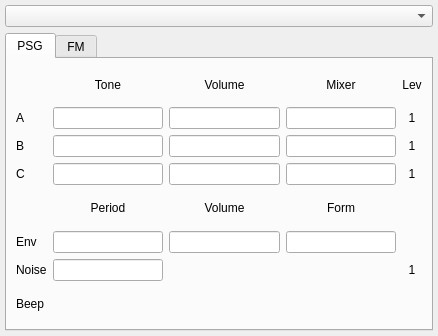
<?xml version="1.0" encoding="UTF-8"?>
<ui version="4.0">
 <class>AYWidget</class>
 <widget class="QWidget" name="AYWidget">
  <property name="geometry">
   <rect>
    <x>0</x>
    <y>0</y>
    <width>438</width>
    <height>336</height>
   </rect>
  </property>
  <property name="windowTitle">
   <string>Form</string>
  </property>
  <layout class="QVBoxLayout" name="verticalLayout">
   <property name="leftMargin">
    <number>5</number>
   </property>
   <property name="topMargin">
    <number>5</number>
   </property>
   <property name="rightMargin">
    <number>5</number>
   </property>
   <property name="bottomMargin">
    <number>5</number>
   </property>
   <item>
    <widget class="QComboBox" name="cbChipSelect"/>
   </item>
   <item>
    <widget class="QTabWidget" name="tabWidget">
     <property name="currentIndex">
      <number>0</number>
     </property>
     <widget class="QWidget" name="tab">
      <attribute name="title">
       <string>PSG</string>
      </attribute>
      <layout class="QGridLayout" name="gridLayout">
       <item row="0" column="1">
        <widget class="QLabel" name="label_25">
         <property name="text">
          <string>Tone</string>
         </property>
         <property name="alignment">
          <set>Qt::AlignCenter</set>
         </property>
        </widget>
       </item>
       <item row="0" column="2">
        <widget class="QLabel" name="label_50">
         <property name="text">
          <string>Volume</string>
         </property>
         <property name="alignment">
          <set>Qt::AlignCenter</set>
         </property>
        </widget>
       </item>
       <item row="0" column="3">
        <widget class="QLabel" name="label_51">
         <property name="text">
          <string>Mixer</string>
         </property>
         <property name="alignment">
          <set>Qt::AlignCenter</set>
         </property>
        </widget>
       </item>
       <item row="0" column="4">
        <widget class="QLabel" name="label_57">
         <property name="text">
          <string>Lev</string>
         </property>
         <property name="alignment">
          <set>Qt::AlignCenter</set>
         </property>
        </widget>
       </item>
       <item row="1" column="0">
        <widget class="QLabel" name="label_19">
         <property name="text">
          <string>A</string>
         </property>
        </widget>
       </item>
       <item row="1" column="1">
        <widget class="QLineEdit" name="leToneA">
         <property name="alignment">
          <set>Qt::AlignCenter</set>
         </property>
         <property name="readOnly">
          <bool>true</bool>
         </property>
        </widget>
       </item>
       <item row="1" column="2">
        <widget class="QLineEdit" name="leVolA">
         <property name="alignment">
          <set>Qt::AlignCenter</set>
         </property>
         <property name="readOnly">
          <bool>true</bool>
         </property>
        </widget>
       </item>
       <item row="1" column="3">
        <widget class="QLineEdit" name="leMixA">
         <property name="alignment">
          <set>Qt::AlignCenter</set>
         </property>
         <property name="readOnly">
          <bool>true</bool>
         </property>
        </widget>
       </item>
       <item row="1" column="4">
        <widget class="QLabel" name="labLevA">
         <property name="text">
          <string>1</string>
         </property>
         <property name="alignment">
          <set>Qt::AlignCenter</set>
         </property>
        </widget>
       </item>
       <item row="2" column="0">
        <widget class="QLabel" name="label_21">
         <property name="text">
          <string>B</string>
         </property>
        </widget>
       </item>
       <item row="2" column="1">
        <widget class="QLineEdit" name="leToneB">
         <property name="alignment">
          <set>Qt::AlignCenter</set>
         </property>
         <property name="readOnly">
          <bool>true</bool>
         </property>
        </widget>
       </item>
       <item row="2" column="2">
        <widget class="QLineEdit" name="leVolB">
         <property name="alignment">
          <set>Qt::AlignCenter</set>
         </property>
         <property name="readOnly">
          <bool>true</bool>
         </property>
        </widget>
       </item>
       <item row="2" column="3">
        <widget class="QLineEdit" name="leMixB">
         <property name="alignment">
          <set>Qt::AlignCenter</set>
         </property>
         <property name="readOnly">
          <bool>true</bool>
         </property>
        </widget>
       </item>
       <item row="2" column="4">
        <widget class="QLabel" name="labLevB">
         <property name="text">
          <string>1</string>
         </property>
         <property name="alignment">
          <set>Qt::AlignCenter</set>
         </property>
        </widget>
       </item>
       <item row="3" column="0">
        <widget class="QLabel" name="label_23">
         <property name="text">
          <string>C</string>
         </property>
        </widget>
       </item>
       <item row="3" column="1">
        <widget class="QLineEdit" name="leToneC">
         <property name="alignment">
          <set>Qt::AlignCenter</set>
         </property>
         <property name="readOnly">
          <bool>true</bool>
         </property>
        </widget>
       </item>
       <item row="3" column="2">
        <widget class="QLineEdit" name="leVolC">
         <property name="alignment">
          <set>Qt::AlignCenter</set>
         </property>
         <property name="readOnly">
          <bool>true</bool>
         </property>
        </widget>
       </item>
       <item row="3" column="3">
        <widget class="QLineEdit" name="leMixC">
         <property name="alignment">
          <set>Qt::AlignCenter</set>
         </property>
         <property name="readOnly">
          <bool>true</bool>
         </property>
        </widget>
       </item>
       <item row="3" column="4">
        <widget class="QLabel" name="labLevC">
         <property name="text">
          <string>1</string>
         </property>
         <property name="alignment">
          <set>Qt::AlignCenter</set>
         </property>
        </widget>
       </item>
       <item row="4" column="1">
        <widget class="QLabel" name="label_54">
         <property name="text">
          <string>Period</string>
         </property>
         <property name="alignment">
          <set>Qt::AlignCenter</set>
         </property>
        </widget>
       </item>
       <item row="4" column="2">
        <widget class="QLabel" name="label_58">
         <property name="text">
          <string>Volume</string>
         </property>
         <property name="alignment">
          <set>Qt::AlignCenter</set>
         </property>
        </widget>
       </item>
       <item row="4" column="3">
        <widget class="QLabel" name="label_56">
         <property name="text">
          <string>Form</string>
         </property>
         <property name="alignment">
          <set>Qt::AlignCenter</set>
         </property>
        </widget>
       </item>
       <item row="5" column="0">
        <widget class="QLabel" name="label_53">
         <property name="text">
          <string>Env</string>
         </property>
        </widget>
       </item>
       <item row="5" column="1">
        <widget class="QLineEdit" name="leEnvTone">
         <property name="alignment">
          <set>Qt::AlignCenter</set>
         </property>
         <property name="readOnly">
          <bool>true</bool>
         </property>
        </widget>
       </item>
       <item row="5" column="2">
        <widget class="QLineEdit" name="leVolE">
         <property name="alignment">
          <set>Qt::AlignCenter</set>
         </property>
         <property name="readOnly">
          <bool>true</bool>
         </property>
        </widget>
       </item>
       <item row="5" column="3">
        <widget class="QLineEdit" name="leEnvForm">
         <property name="alignment">
          <set>Qt::AlignCenter</set>
         </property>
         <property name="readOnly">
          <bool>true</bool>
         </property>
        </widget>
       </item>
       <item row="6" column="0">
        <widget class="QLabel" name="label_52">
         <property name="text">
          <string>Noise</string>
         </property>
        </widget>
       </item>
       <item row="6" column="1">
        <widget class="QLineEdit" name="leToneN">
         <property name="alignment">
          <set>Qt::AlignCenter</set>
         </property>
         <property name="readOnly">
          <bool>true</bool>
         </property>
        </widget>
       </item>
       <item row="6" column="4">
        <widget class="QLabel" name="labLevN">
         <property name="text">
          <string>1</string>
         </property>
         <property name="alignment">
          <set>Qt::AlignCenter</set>
         </property>
        </widget>
       </item>
       <item row="7" column="0">
        <widget class="QLabel" name="label_4">
         <property name="text">
          <string>Beep</string>
         </property>
        </widget>
       </item>
       <item row="7" column="1">
        <widget class="QLabel" name="labBeep">
         <property name="text">
          <string/>
         </property>
        </widget>
       </item>
      </layout>
     </widget>
     <widget class="QWidget" name="tab_2">
      <attribute name="title">
       <string>FM</string>
      </attribute>
      <layout class="QVBoxLayout" name="verticalLayout_2">
       <item>
        <layout class="QHBoxLayout" name="horizontalLayout">
         <item>
          <widget class="QLabel" name="label">
           <property name="text">
            <string>Channel</string>
           </property>
          </widget>
         </item>
         <item>
          <widget class="QSpinBox" name="sbChanNum">
           <property name="maximum">
            <number>2</number>
           </property>
          </widget>
         </item>
         <item>
          <widget class="QCheckBox" name="fmChanOff">
           <property name="text">
            <string>off</string>
           </property>
          </widget>
         </item>
         <item>
          <spacer name="horizontalSpacer">
           <property name="orientation">
            <enum>Qt::Horizontal</enum>
           </property>
           <property name="sizeHint" stdset="0">
            <size>
             <width>40</width>
             <height>20</height>
            </size>
           </property>
          </spacer>
         </item>
         <item>
          <widget class="QLabel" name="label_2">
           <property name="text">
            <string>Operator</string>
           </property>
          </widget>
         </item>
         <item>
          <widget class="QSpinBox" name="sbOpNum">
           <property name="maximum">
            <number>3</number>
           </property>
          </widget>
         </item>
        </layout>
       </item>
       <item>
        <layout class="QGridLayout" name="gridLayout_2" columnstretch="0,0,0,10">
         <item row="4" column="2">
          <widget class="QLabel" name="label_11">
           <property name="text">
            <string>RR</string>
           </property>
          </widget>
         </item>
         <item row="0" column="3">
          <widget class="QLineEdit" name="leFmOpStatus">
           <property name="enabled">
            <bool>true</bool>
           </property>
           <property name="readOnly">
            <bool>true</bool>
           </property>
          </widget>
         </item>
         <item row="1" column="1">
          <widget class="QLineEdit" name="leFmChanBase">
           <property name="enabled">
            <bool>true</bool>
           </property>
           <property name="readOnly">
            <bool>true</bool>
           </property>
          </widget>
         </item>
         <item row="4" column="0">
          <widget class="QLabel" name="label_15">
           <property name="text">
            <string>Out</string>
           </property>
          </widget>
         </item>
         <item row="4" column="1">
          <widget class="QLineEdit" name="leFmChanOut">
           <property name="readOnly">
            <bool>true</bool>
           </property>
          </widget>
         </item>
         <item row="3" column="1">
          <widget class="QLineEdit" name="leFmChanAlg">
           <property name="readOnly">
            <bool>true</bool>
           </property>
          </widget>
         </item>
         <item row="1" column="2">
          <widget class="QLabel" name="label_8">
           <property name="text">
            <string>Phase</string>
           </property>
          </widget>
         </item>
         <item row="0" column="2">
          <widget class="QLabel" name="label_7">
           <property name="text">
            <string>Status</string>
           </property>
          </widget>
         </item>
         <item row="5" column="2">
          <widget class="QLabel" name="label_13">
           <property name="text">
            <string>Amp</string>
           </property>
          </widget>
         </item>
         <item row="2" column="1">
          <widget class="QLineEdit" name="leFmChanStep">
           <property name="enabled">
            <bool>true</bool>
           </property>
           <property name="readOnly">
            <bool>true</bool>
           </property>
          </widget>
         </item>
         <item row="2" column="2">
          <widget class="QLabel" name="label_9">
           <property name="text">
            <string>AR</string>
           </property>
          </widget>
         </item>
         <item row="0" column="0">
          <widget class="QLabel" name="label_3">
           <property name="text">
            <string>Freq</string>
           </property>
          </widget>
         </item>
         <item row="1" column="0">
          <widget class="QLabel" name="label_5">
           <property name="text">
            <string>Base</string>
           </property>
          </widget>
         </item>
         <item row="0" column="1">
          <widget class="QLineEdit" name="leFmChanFrq">
           <property name="enabled">
            <bool>true</bool>
           </property>
           <property name="readOnly">
            <bool>true</bool>
           </property>
          </widget>
         </item>
         <item row="1" column="3">
          <widget class="QLineEdit" name="leFmOpPhase">
           <property name="enabled">
            <bool>true</bool>
           </property>
           <property name="readOnly">
            <bool>true</bool>
           </property>
          </widget>
         </item>
         <item row="2" column="0">
          <widget class="QLabel" name="label_6">
           <property name="text">
            <string>Step</string>
           </property>
          </widget>
         </item>
         <item row="2" column="3">
          <layout class="QHBoxLayout" name="horizontalLayout_2">
           <item>
            <widget class="QLineEdit" name="leFmOpAR">
             <property name="enabled">
              <bool>true</bool>
             </property>
             <property name="readOnly">
              <bool>true</bool>
             </property>
            </widget>
           </item>
           <item>
            <widget class="QLabel" name="label_12">
             <property name="text">
              <string>DR</string>
             </property>
            </widget>
           </item>
           <item>
            <widget class="QLineEdit" name="leFmOpDR">
             <property name="enabled">
              <bool>true</bool>
             </property>
             <property name="readOnly">
              <bool>true</bool>
             </property>
            </widget>
           </item>
          </layout>
         </item>
         <item row="3" column="2">
          <widget class="QLabel" name="label_10">
           <property name="text">
            <string>SR</string>
           </property>
          </widget>
         </item>
         <item row="3" column="0">
          <widget class="QLabel" name="label_16">
           <property name="text">
            <string>Alg</string>
           </property>
          </widget>
         </item>
         <item row="3" column="3">
          <layout class="QHBoxLayout" name="horizontalLayout_3">
           <item>
            <widget class="QLineEdit" name="leFmOpSR">
             <property name="enabled">
              <bool>true</bool>
             </property>
             <property name="readOnly">
              <bool>true</bool>
             </property>
            </widget>
           </item>
           <item>
            <widget class="QLabel" name="label_17">
             <property name="text">
              <string>SL</string>
             </property>
            </widget>
           </item>
           <item>
            <widget class="QLineEdit" name="leFmOpSL"/>
           </item>
          </layout>
         </item>
         <item row="4" column="3">
          <layout class="QHBoxLayout" name="horizontalLayout_4">
           <item>
            <widget class="QLineEdit" name="leFmOpRR">
             <property name="enabled">
              <bool>true</bool>
             </property>
             <property name="readOnly">
              <bool>true</bool>
             </property>
            </widget>
           </item>
           <item>
            <widget class="QLabel" name="label_18">
             <property name="text">
              <string>TL</string>
             </property>
            </widget>
           </item>
           <item>
            <widget class="QLineEdit" name="leFmOpTL">
             <property name="readOnly">
              <bool>true</bool>
             </property>
            </widget>
           </item>
          </layout>
         </item>
         <item row="5" column="3">
          <layout class="QHBoxLayout" name="horizontalLayout_5">
           <item>
            <widget class="QLineEdit" name="leFmOpEGAmp">
             <property name="enabled">
              <bool>true</bool>
             </property>
             <property name="readOnly">
              <bool>true</bool>
             </property>
            </widget>
           </item>
           <item>
            <widget class="QLabel" name="label_20">
             <property name="text">
              <string>KS</string>
             </property>
            </widget>
           </item>
           <item>
            <widget class="QLineEdit" name="leFmOpKS">
             <property name="readOnly">
              <bool>true</bool>
             </property>
            </widget>
           </item>
          </layout>
         </item>
        </layout>
       </item>
      </layout>
     </widget>
    </widget>
   </item>
  </layout>
 </widget>
 <resources/>
 <connections/>
</ui>
